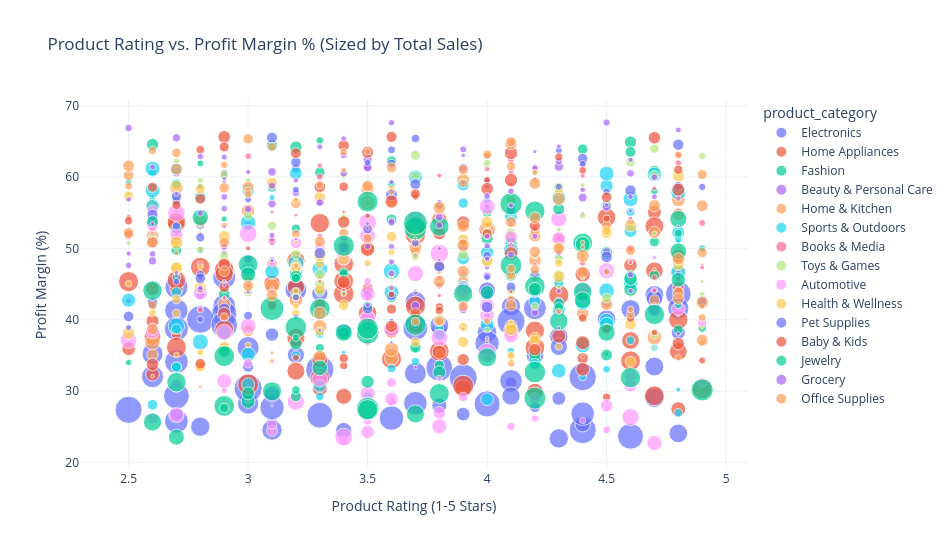

Write notebook code for a chart like this one.
### Code cell
fig_prod_scatter = px.scatter(
    prod_perf,
    x='avg_rating',
    y='margin_pct',
    size='total_sales',
    color='product_category',
    hover_data=['product_name', 'brand', 'total_sales', 'total_profit'],
    title='Product Rating vs. Profit Margin % (Sized by Total Sales)',
    labels={'avg_rating': 'Product Rating (1-5 Stars)', 'margin_pct': 'Profit Margin (%)'},
    template='plotly_white',
    render_mode='svg'
)

fig_prod_scatter.update_layout(width=950, height=550)
fig_prod_scatter.show()
